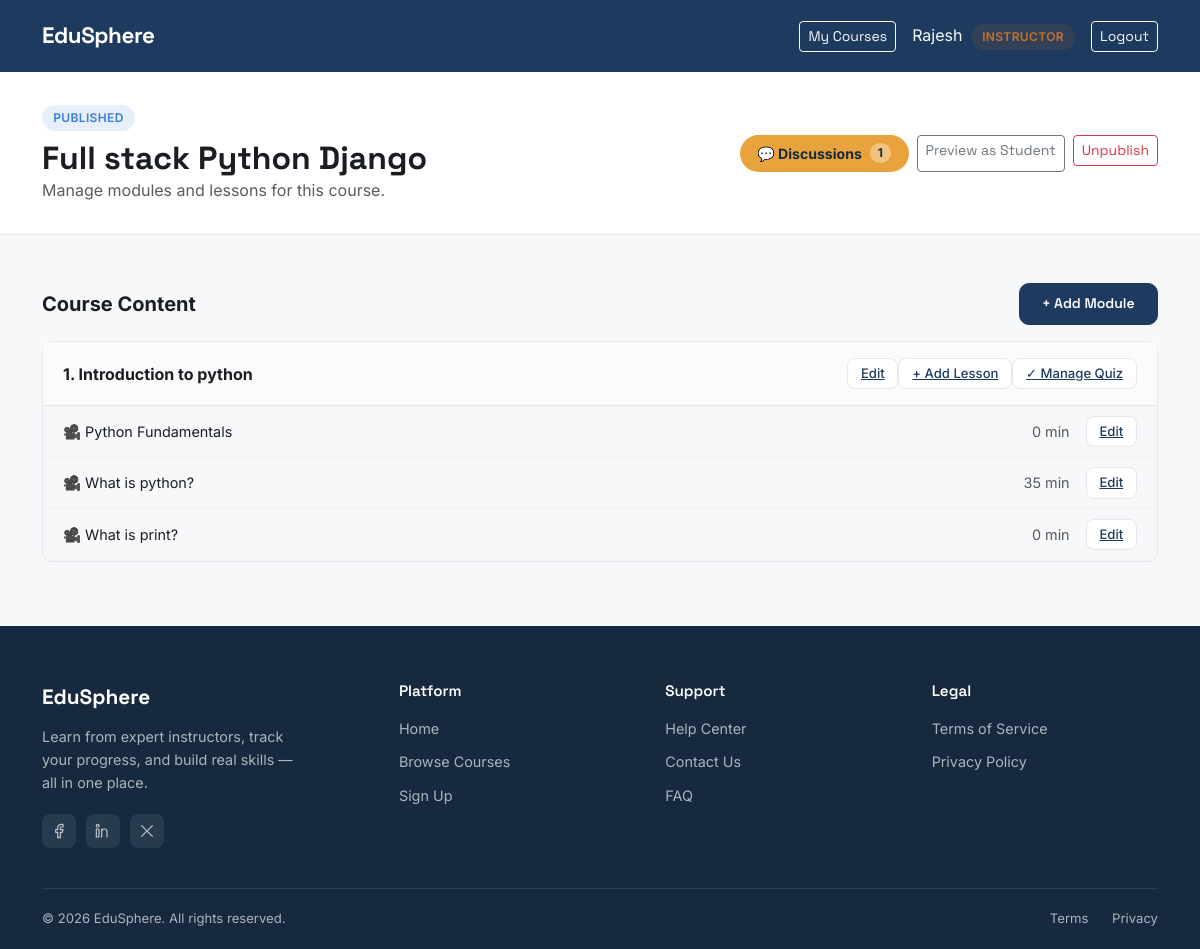
/courses/manage/full-stack-python-django/ (signed in), run on an earlier commit of the app's database.
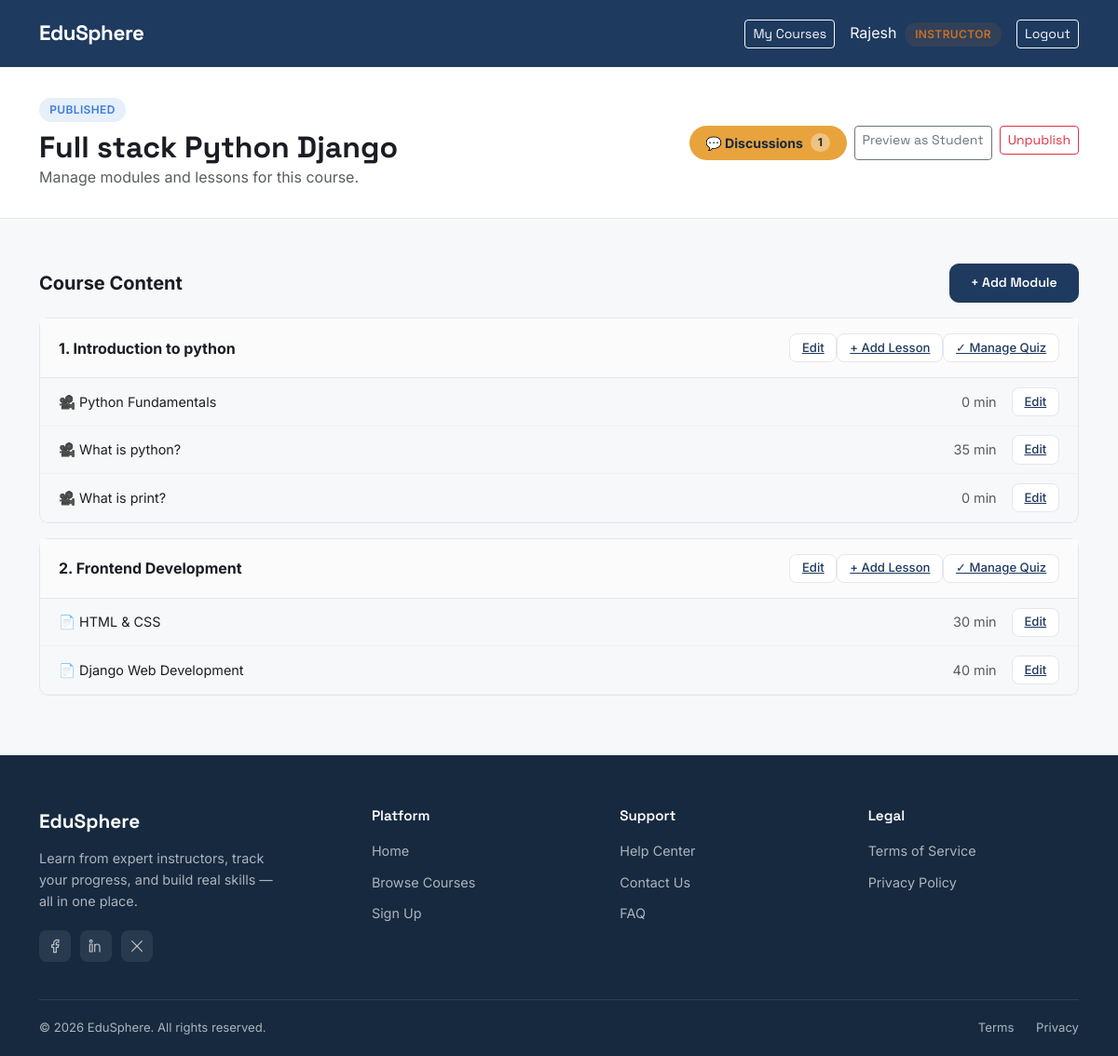
And on a later commit of the database.
### courses/models.py (models this page shows, shortened)
class Module(models.Model):
    course = models.ForeignKey(Course, on_delete=models.CASCADE, related_name="modules")
    title = models.CharField(max_length=200)
    order = models.PositiveIntegerField(default=0)
    class Meta:
        ordering = ['order']

class Lesson(models.Model):
    class ContentType(models.TextChoices):
        VIDEO = "video", "Video"
        PDF = "pdf", "PDF"
        TEXT = "text", "Text"
    module = models.ForeignKey(Module, on_delete=models.CASCADE, related_name="lessons")
    title = models.CharField(max_length=200)
    content_type = models.CharField(max_length=10, choices=ContentType.choices, default=ContentType.VIDEO)
    video_url = models.URLField(blank=True, help_text="YouTube or Vimeo embed link")
    pdf_file = models.FileField(upload_to="lesson_pdfs/", blank=True, null=True)
    text_content = models.TextField(blank=True)
    order = models.PositiveIntegerField(default=0)
    duration_minutes = models.PositiveIntegerField(default=0, help_text="Estimated time to complete")
    class Meta:
        ordering = ['order']

### courses/views.py (the view)
# urls.py: path('manage/<slug:slug>/', views.InstructorCourseManageView.as_view(), name='manage_course'),
class InstructorCourseManageView(InstructorRequiredMixin, DetailView):
    model = Course
    template_name = 'courses/manage_course.html'
    context_object_name = 'course'
    slug_field = 'slug'
    slug_url_kwarg = 'slug'
    def get_queryset(self):
        return Course.objects.filter(instructor=self.request.user)

### courses/mixins.py (called while the page is built)
    def test_func(self):
        return self.request.user.role == 'instructor'

### courses/templates/courses/manage_course.html (shortened to what this page needs)
{% extends 'base.html' %}
{% block content %}
<div class="manage-header">
    <div class="container">
        <div class="d-flex justify-content-between align-items-center">
            <div>
                <span class="role-badge {% if course.is_published %}student{% else %}instructor{% endif %}">
                    {% if course.is_published %}Published{% else %}Draft{% endif %}
                </span>
                <h2 class="fw-bold mt-2 mb-0">{{ course.title }}</h2>
                <p class="text-muted mb-0">Manage modules and lessons for this course.</p>
            </div>
            <div class="d-flex gap-2">
                <a href="{% url 'forums:thread_list' course.slug %}" class="discussion-tab-badge">
                    💬 Discussions <span class="discussion-tab-count">{{ course.threads.count }}</span>
                </a>
                <a href="{% url 'courses:course_detail' course.slug %}" class="btn btn-outline-secondary btn-sm">Preview
                    as Student</a>
                <form method="POST" action="{% url 'courses:toggle_publish' course.slug %}">
                    <button type="submit"
                        class="btn btn-sm {% if course.is_published %}btn-outline-danger{% else %}btn-accent{% endif %}">
                        {% if course.is_published %}Unpublish{% else %}Publish Course{% endif %}
                    </button>
                </form>
            </div>
        </div>
    </div>
</div>
<div class="container mt-5">
    <div class="d-flex justify-content-between align-items-center mb-3">
        <h5 class="fw-bold mb-0">Course Content</h5>
        <a href="{% url 'courses:add_module' course.slug %}" class="btn btn-primary btn-sm">+ Add Module</a>
    </div>
    {% for module in course.modules.all %}
    <div class="module-manage-card">
        <div class="module-manage-header">
            <span class="fw-bold">{{ module.order }}. {{ module.title }}</span>
            <a href="{% url 'courses:edit_module' course.slug module.id %}" class="btn-sm-outline ms-auto">Edit</a>
            <a href="{% url 'courses:add_lesson' course.slug module.id %}" class="btn-sm-outline">+ Add Lesson</a>
            {% if module.quiz %}
                <a href="{% url 'quizzes:manage_quiz' module.id %}" class="btn-sm-outline">✓ Manage Quiz</a>
            {% else %}
                <a href="{% url 'quizzes:create_quiz' module.id %}" class="btn-sm-outline">+ Add Quiz</a>
            {% endif %}
        </div>
        {% for lesson in module.lessons.all %}
        <div class="lesson-manage-row">
            <span>
                {% if lesson.content_type == 'video' %}🎥{% elif lesson.content_type == 'pdf' %}📄{% else %}📝{% endif %}
                {{ lesson.title }}
            </span>
            <span class="d-flex align-items-center gap-3">
                <span class="text-muted">{{ lesson.duration_minutes }} min</span>
                <a href="{% url 'courses:edit_lesson' course.slug lesson.id %}" class="btn-sm-outline">Edit</a>
            </span>
        </div>
        {% empty %}
        <div class="lesson-manage-row text-muted">No lessons yet.</div>
        {% endfor %}
    </div>
    {% endfor %}
</div>
{% endblock %}

What changed in the data, as far as the page shows it:
added Module: order "2", title "Frontend Development", shows "✓ Manage Quiz"
added Lesson: title "HTML & CSS", duration_minutes "30", shown under "2"
added Lesson: title "Django Web Development", duration_minutes "40", shown under "2"
